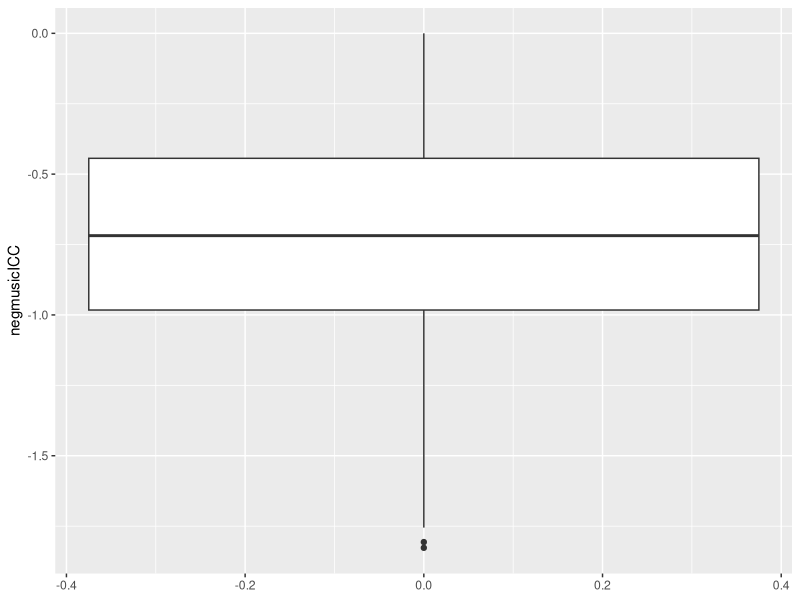
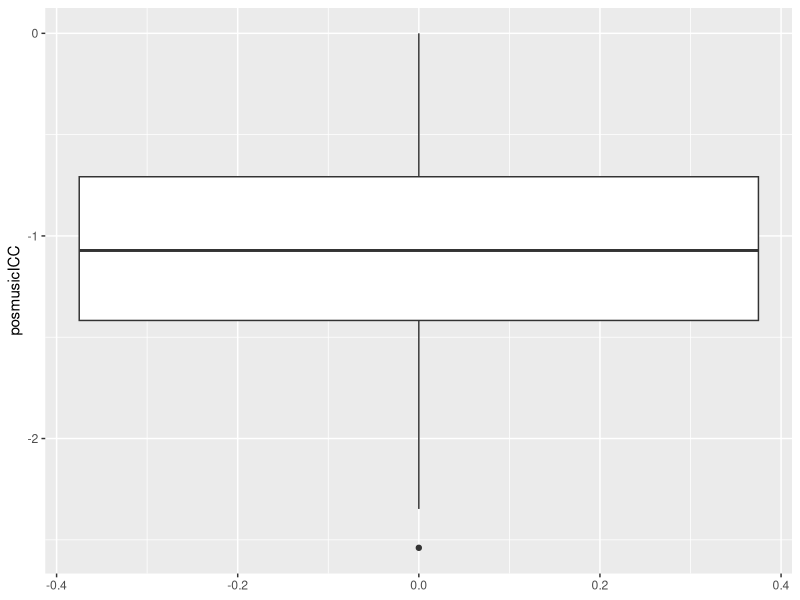
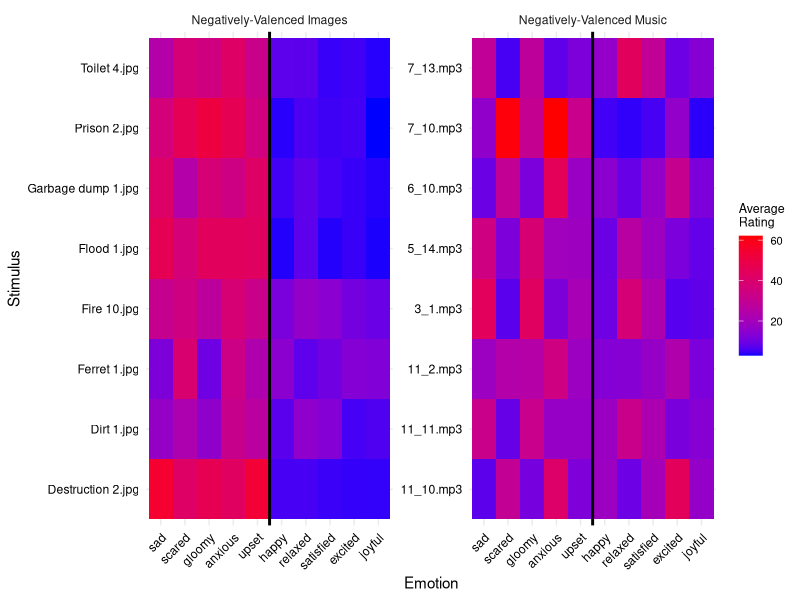
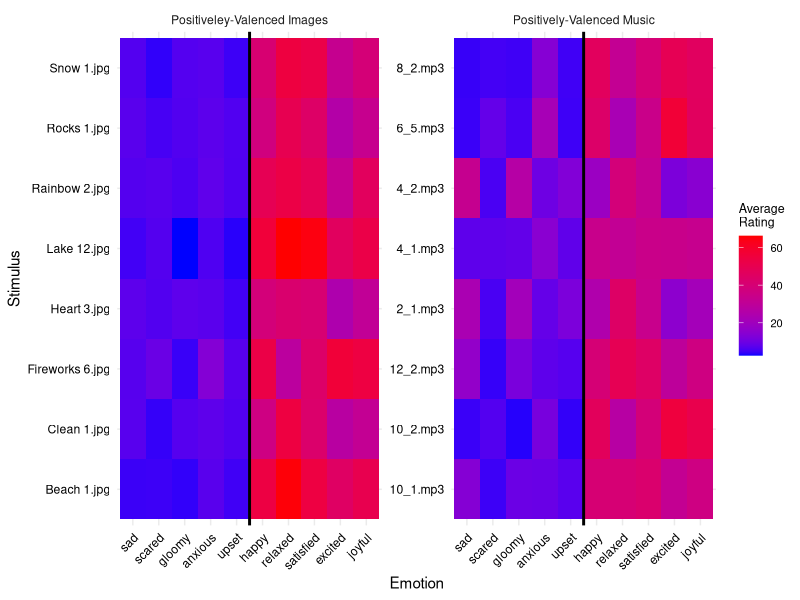
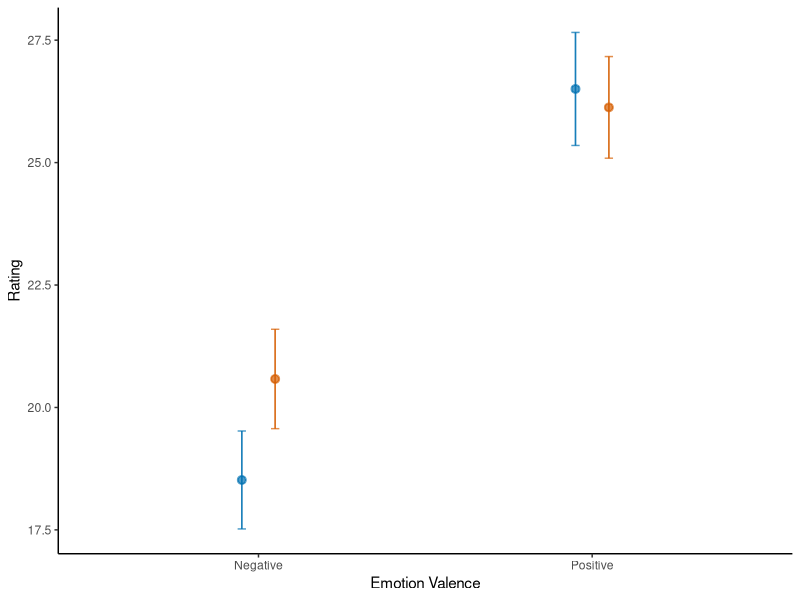
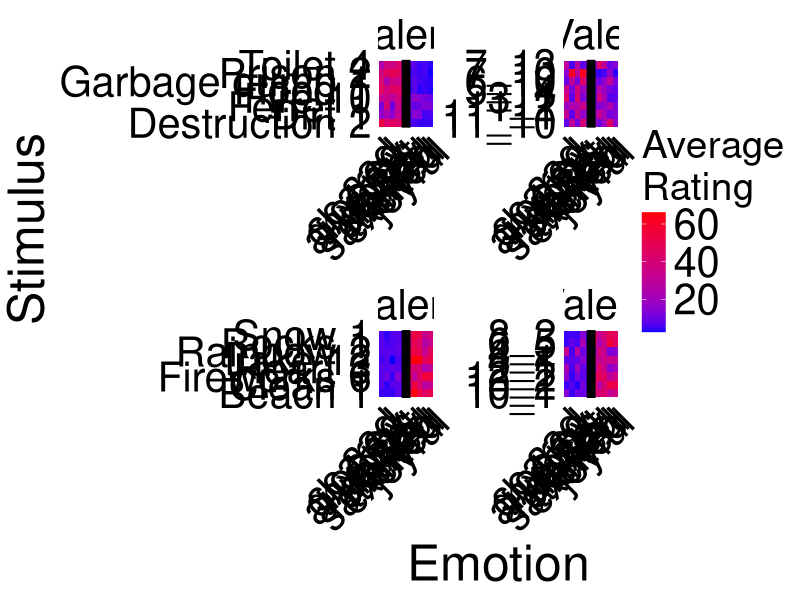
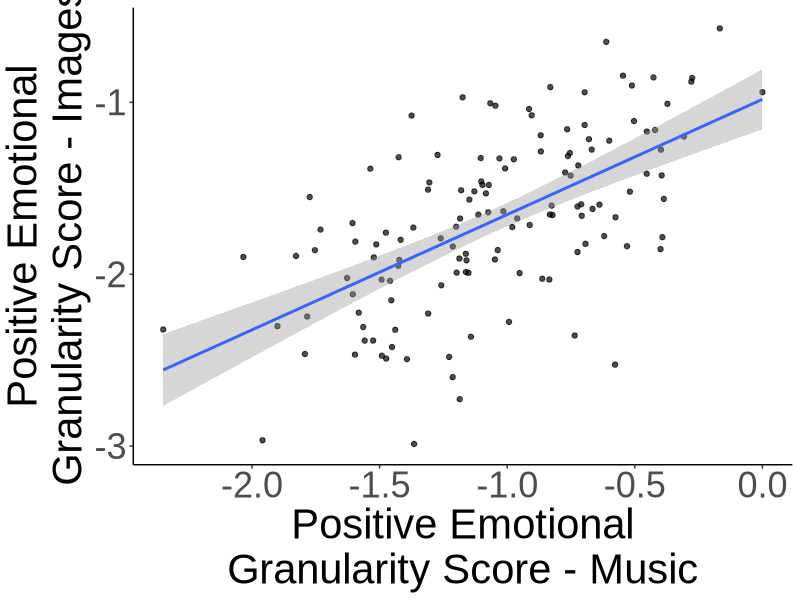
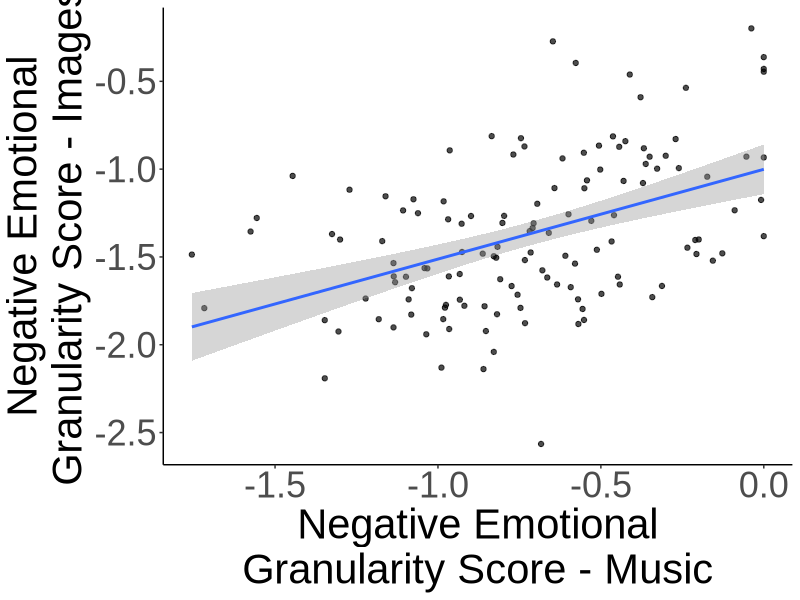

Recreate these plots in R, in order.
## ---- chunk 1
library(lmerTest)
library(tidyverse)
library(corrplot)
library(emmeans)
## ---- chunk 2
granularity_scores <- read.csv(file='../data/study1final_granularityscores.csv')

pos_ratings <- read.csv(file='../data/study1final_positiveratings.csv')

neg_ratings <- read.csv(file='../data/study1final_negativeratings.csv')
## ---- chunk 3
ggplot(granularity_scores, aes(y = negmusicICC)) +
  geom_boxplot()

ggplot(granularity_scores, aes(y = posmusicICC)) +
  geom_boxplot()

# Function to replace IQR outliers with NA
remove_outliers_iqr <- function(df,col_name) {
  x = df[[col_name]]
  Q1 <- quantile(x, 0.25, na.rm = TRUE)
  Q3 <- quantile(x, 0.75, na.rm = TRUE)
  IQR_val <- Q3 - Q1

  lower_bound <- Q1 - 1.5 * IQR_val
  upper_bound <- Q3 + 1.5 * IQR_val

  # Replace outliers with NA
  df[[col_name]][x < lower_bound | x > upper_bound] <- NA
  df=df
}

granularity_scores <- remove_outliers_iqr(granularity_scores, "negmusicICC")
granularity_scores <- remove_outliers_iqr(granularity_scores, "negpicICC")
granularity_scores <- remove_outliers_iqr(granularity_scores, "posmusicICC")
granularity_scores <- remove_outliers_iqr(granularity_scores, "pospicICC")
## ---- chunk 4
#test interaction between stimulus type (music/picture), emotion rating valence (pos/negative), and stimulus valence
neg_ratingsperemotion <- neg_ratings %>%
  pivot_longer(gloomy:upset) 

pos_ratingsperemotion <- pos_ratings %>%
  pivot_longer(happy:relaxed)

pos_ratingsperemotion$rating_valence <- "positive"
neg_ratingsperemotion$rating_valence <- "negative"

master_ratingsperemotion <- rbind(pos_ratingsperemotion, neg_ratingsperemotion)

#assigning stimulus valence
# Positive and Negative picture and music lists
pos_pic <- c("Beach 1.jpg", "Fireworks 6.jpg", "Lake 12.jpg", "Rainbow 2.jpg", "Clean 1.jpg", "Heart 3.jpg", "Rocks 1.jpg", "Snow 1.jpg")
neg_pic <- c("Dirt 1.jpg", "Ferret 1.jpg", "Fire 10.jpg", "Flood 1.jpg", "Destruction 2.jpg", "Garbage dump 1.jpg", "Prison 2.jpg", "Toilet 4.jpg")

pos_music <- c("2_1.mp3", "4_1.mp3", "4_2.mp3", "6_5.mp3", "8_2.mp3", "10_1.mp3", "10_2.mp3", "12_2.mp3")
neg_music <- c("3_1.mp3", "5_14.mp3", "6_10.mp3", "7_10.mp3", "7_13.mp3", "11_2.mp3", "11_10.mp3", "11_11.mp3")

# Apply the filter function
# Create a function to filter data by positive or negative images/music
filter_by_type <- function(data, type_list, column_name) {
  data %>%
    filter(!!sym(column_name) %in% type_list)
}

pos_pic_data <- filter_by_type(master_ratingsperemotion, pos_pic, "stim")
pos_pic_data$stimulus_valence <- "positive"
neg_pic_data <- filter_by_type(master_ratingsperemotion, neg_pic, "stim")
neg_pic_data$stimulus_valence <- "negative"

pos_music_data <- filter_by_type(master_ratingsperemotion, pos_music, "stim")
pos_music_data$stimulus_valence <- "positive"
neg_music_data <- filter_by_type(master_ratingsperemotion, neg_music, "stim")
neg_music_data$stimulus_valence <- "negative"

master_ratingsperemotion <- rbind(pos_pic_data,neg_pic_data,pos_music_data,neg_music_data)

#m1 <- lmer(data=master_ratingsperemotion, (value) ~ condition*rating_valence*stimulus_valence +  (rating_valence|Participant.Public.ID),control=lmerControl(optimizer="bobyqa")) #removed stim intercept to assist in model convergence and main random effect of stimulus_valence (explained least amt of variance), 8/13/26 -- and the main effect of condition and interaction between rating valence and condition

m1 <- lmer(data=master_ratingsperemotion, (value) ~ condition*rating_valence*stimulus_valence + (rating_valence|Participant.Public.ID),control=lmerControl(optimizer="bobyqa"))
car::Anova(m1,type="II" )
summary(m1)

#simple test of means (i.e., seeing pos rated pos, neg rated neg)
test(emmeans(m1, ~ condition*rating_valence*stimulus_valence, lmerTest.limit = 43840, lmer.df = "satterthwaite"))

emmeans::test(emmeans(m1, pairwise ~ condition*rating_valence*stimulus_valence,lmerTest.limit = 43840,lmer.df = "satterthwaite"))

#plots
## ---- chunk 5
averages_pos <- pos_ratings %>%
  pivot_longer(happy:relaxed, names_to = "Emotion", values_to = "Response") %>%
  group_by(stim, condition, Emotion) %>%
  summarise(
     `Average\nRating` = mean(Response, na.rm = TRUE)
    )

averages_neg <- neg_ratings %>%
  pivot_longer(gloomy:upset, names_to = "Emotion", values_to = "Response") %>%
  group_by(stim, condition,Emotion) %>%
  summarise(
    `Average\nRating` = mean(Response, na.rm = TRUE)
    )

# Positive and Negative picture and music lists
pos_pic <- c("Beach 1.jpg", "Fireworks 6.jpg", "Lake 12.jpg", "Rainbow 2.jpg", "Clean 1.jpg", "Heart 3.jpg", "Rocks 1.jpg", "Snow 1.jpg")
neg_pic <- c("Dirt 1.jpg", "Ferret 1.jpg", "Fire 10.jpg", "Flood 1.jpg", "Destruction 2.jpg", "Garbage dump 1.jpg", "Prison 2.jpg", "Toilet 4.jpg")

pos_music <- c("2_1.mp3", "4_1.mp3", "4_2.mp3", "6_5.mp3", "8_2.mp3", "10_1.mp3", "10_2.mp3", "12_2.mp3")
neg_music <- c("3_1.mp3", "5_14.mp3", "6_10.mp3", "7_10.mp3", "7_13.mp3", "11_2.mp3", "11_10.mp3", "11_11.mp3")

# Apply the filter function
# Create a function to filter data by positive or negative images/music
filter_by_type <- function(data, type_list, column_name) {
  data %>%
    filter(!!sym(column_name) %in% type_list)
}
averages_master <- rbind(averages_pos,averages_neg)
pos_pic_data <- filter_by_type(averages_master, pos_pic, "stim")
neg_pic_data <- filter_by_type(averages_master, neg_pic, "stim")

pos_music_data <- filter_by_type(averages_master, pos_music, "stim")
neg_music_data <- filter_by_type(averages_master, neg_music, "stim")

neg_averages <- rbind(neg_pic_data,neg_music_data)

neg_averages$Emotion <- factor(neg_averages$Emotion, levels = c("sad", "scared", "gloomy", "anxious", "upset", "happy", "relaxed", "satisfied", "excited", "joyful"))

neg_averages <- neg_averages %>%
  mutate(condition = recode(condition, music = "Negatively-Valenced Music", pic = "Negatively-Valenced Images")) 

ggplot(neg_averages,aes(x = Emotion, y = stim, fill = `Average\nRating`)) +
    geom_tile() +
    #ggtitle(paste("Average Responses by Emotion and Stimulus for", group_name)) +
    xlab("Emotion") +
    ylab("Stimulus") +
    scale_fill_gradient(low = "blue", high = "red") +  # Adjust color scheme as needed
    theme_minimal() +
    theme(axis.text.x = element_text(angle = 45, hjust = 1, color = "black"), axis.text.y = element_text(color = "black"), plot.background = element_rect(fill = "white", color = NA),  # Set plot background to white
        panel.background = element_rect(fill = "white", color = NA),legend.title = element_text(size = 9), 
               legend.text = element_text(size = 8)) +
  facet_wrap(~condition, scales = "free") +
  geom_vline(xintercept=5.5, color="black", linetype="solid", size=1)

pos_averages <- rbind(pos_pic_data,pos_music_data)

pos_averages$Emotion <- factor(pos_averages$Emotion, levels = c("sad", "scared", "gloomy", "anxious", "upset", "happy", "relaxed", "satisfied", "excited", "joyful"))

pos_averages <- pos_averages %>%
  mutate(condition = recode(condition, music = "Positively-Valenced Music", pic = "Positiveley-Valenced Images"))

ggplot(pos_averages, aes(x = Emotion, y = stim, fill = `Average\nRating`)) +
    geom_tile() +
    #ggtitle(paste("Average Responses by Emotion and Stimulus for", group_name)) +
    xlab("Emotion") +
    ylab("Stimulus") +
    scale_fill_gradient(low = "blue", high = "red") +  # Adjust color scheme as needed
    theme_minimal() +
    theme(axis.text.x = element_text(angle = 45, hjust = 1, color = "black"), axis.text.y = element_text(color = "black"), plot.background = element_rect(fill = "white", color = NA),  # Set plot background to white
        panel.background = element_rect(fill = "white", color = NA),legend.title = element_text(size = 9), 
               legend.text = element_text(size = 8)) +
  facet_wrap(~condition, scales = "free") +
  geom_vline(xintercept=5.5, color="black", linetype="solid", size=1)

averages_total <- rbind(pos_averages, neg_averages)
averages_total$stim <- gsub(".jpg", "", averages_total$stim)
averages_total$stim <- gsub(".mp3", "", averages_total$stim)

averages_total_plot <-
ggplot(averages_total, aes(x = Emotion, y = stim, fill = `Average\nRating`)) +
    geom_tile() +
    #ggtitle(paste("Average Responses by Emotion and Stimulus for", group_name)) +
    xlab("Emotion") +
    ylab("Stimulus") +
    scale_fill_gradient(low = "blue", high = "red") +  # Adjust color scheme as needed
    theme_minimal() +
    theme(axis.text.x = element_text(angle = 45, hjust = 1, color = "black", size = 30), 
          axis.text.y = element_text(color = "black", size=30),
          strip.text = element_text(color = "black", size=30),
          axis.title = element_text(color = "black", size=36),
          plot.background = element_rect(fill = "white", color = NA),  # Set plot background to white
        panel.background = element_rect(fill = "white", color = NA),
        legend.title = element_text(size = 28), 
            legend.text = element_text(size = 30)
        ) +
  facet_wrap(~condition, scales = "free") +
  geom_vline(xintercept=5.5, color="black", linetype="solid", size=3)

ggsave('../heatmap_averagestudy1.png',averages_total_plot, dpi=1000,width=18, height=10.5)
## ---- chunk 6
#granularity across pics + music
##positive
cor.test(granularity_scores$posmusicICC, granularity_scores$pospicICC)

##negative
cor.test(granularity_scores$negmusicICC, granularity_scores$negpicICC)

##combined
cor.test(granularity_scores$allmusicICC, granularity_scores$allpicICC)
## ---- chunk 7
#granularity across pics + music
##positive
t.test(granularity_scores$posmusicICC, granularity_scores$pospicICC, paired=TRUE)

##negative
t.test(granularity_scores$negmusicICC, granularity_scores$negpicICC, paired=TRUE)

##combined
t.test(granularity_scores$allmusicICC, granularity_scores$allpicICC, paired=TRUE)
## ---- chunk 8
#gloomy sad scared anxious upset
neg_ratings$average <- (neg_ratings$gloomy + neg_ratings$sad + neg_ratings$scared + neg_ratings$anxious + neg_ratings$gloomy)/5

neg_averages <-
  neg_ratings %>%
  group_by(Participant.Public.ID, condition) %>%
  dplyr::summarize(mean = mean(average))

neg_averages$valence <- "Negative"

#relaxed, excited, satisfied, happy, joyful
pos_ratings$average <- (pos_ratings$relaxed + pos_ratings$excited + pos_ratings$satisfied + pos_ratings$happy + pos_ratings$joyful)/5

pos_averages <-
  pos_ratings %>%
  group_by(Participant.Public.ID, condition) %>%
  dplyr::summarize(mean = mean(average))

pos_averages$valence <- "Positive"

averages <- rbind(neg_averages, pos_averages)
## ---- chunk 9
pos_granularity_plot <- 
ggplot(data=granularity_scores, aes(x=posmusicICC, y=pospicICC)) +
  theme_classic()+
  theme(legend.position = "none")+
  geom_point(alpha=0.7) +
  geom_smooth(method="lm") +
  xlab("Positive Emotional\nGranularity Score - Music") +
  ylab("Positive Emotional\nGranularity Score - Images") +
  theme(
    axis.title.x = element_text(family="Arial", size=20),
    axis.title.y = element_text(family="Arial",size=20),
    axis.text.x = element_text(family="Arial", size=14),
    axis.text.y = element_text(family="Arial",size=14)) +
    theme(
    axis.title.x = element_text(family="Arial", size=30),
    axis.title.y = element_text(family="Arial",size=30),
    axis.text.x = element_text(family="Arial", size=26),
    axis.text.y = element_text(family="Arial",size=26))

ggsave('../figures/study1_posgrancor.png',dpi=1000, pos_granularity_plot, height=8)

neg_granularity_plot <-
ggplot(data=granularity_scores, aes(x=negmusicICC, y=negpicICC)) +
  theme_classic()+
  theme(legend.position = "none")+
  geom_point(alpha=0.7) +
  geom_smooth(method="lm") +
  xlab("Negative Emotional\nGranularity Score - Music") +
  ylab("Negative Emotional\nGranularity Score - Images")+
  theme(
    axis.title.x = element_text(family="Arial", size=30),
    axis.title.y = element_text(family="Arial",size=30),
    axis.text.x = element_text(family="Arial", size=26),
    axis.text.y = element_text(family="Arial",size=26))

ggsave('../figures/study1_neggrancor.png',dpi=1000, neg_granularity_plot, height=8)


#differences in ICCs
granularity_scores_long <-
  granularity_scores %>%
  pivot_longer(negmusicICC:allpicICC) 
  
granularity_scores_long$valence <- ifelse(grepl("^neg",granularity_scores_long$name), "Negative", "Positive")
granularity_scores_long$valence <- ifelse(grepl("^all",granularity_scores_long$name), "Combined", granularity_scores_long$valence)
granularity_scores_long$condition <- ifelse(grepl("pic",granularity_scores_long$name), "Images", "Music")

mag_difference <-
granularity_scores_long %>%
  subset(valence!="Combined") %>%
  ggplot(aes(x=condition, y=value)) +
  stat_summary(fun.data = 'mean_cl_normal', geom = 'errorbar', size=1.25, width = 0.1, alpha=0.7,position = position_nudge(x = .3, y = 0), color="red") +
  stat_summary(fun.data = 'mean_cl_normal', geom = 'pointrange',size=1.25, alpha=0.7,position = position_nudge(x = .3, y = 0), color="red")+
  theme_classic()+
  theme(legend.position = "none") +
  facet_wrap(~valence,scales = "free_x") +
  geom_jitter(alpha=0.7, width=0.075,size=3) +
  #geom_violinhalf(position = position_nudge(x = .2, y = 0))
  xlab("Condition") +
  ylab("Granularity Score") +
  theme(
    axis.title.x = element_text(family="Arial", size=50),
    axis.title.y = element_text(family="Arial",size=50),
    axis.text.x = element_text(family="Arial", size=44),
    axis.text.y = element_text(family="Arial",size=44),
    strip.text = element_text(family="Arial",size=46))

ggsave('../figures/study1_magdifference.png',dpi=1000, mag_difference, width=14, height=12)


#magnitude differences in raw ratings (not ICC)
ggplot(data=averages, aes(x=valence, y=mean, color=condition)) +
     stat_summary(fun.data = 'mean_se', geom = 'errorbar', width = 0.05, alpha=0.7,position=position_dodge(width=0.2)) +
  stat_summary(fun.data = 'mean_se', geom = 'pointrange', alpha=0.7,position=position_dodge(width=0.2))+
  theme_classic()+
  theme(legend.position = "none") +
  xlab("Emotion Valence") +
  ylab("Rating") +
  scale_color_manual(values=c("#0072B2", "#D55E00" )) +
  scale_fill_manual(values=c("#0072B2","#D55E00"))
## ---- chunk 10
##Pos emotions
#relaxed, excited, satisfied, happy, joyful

#relaxed - excited
relaxed_excited_cor <-
  pos_ratings %>%
  group_by(Participant.Public.ID, condition) %>%
  dplyr::summarize(cor = cor(relaxed, excited))

relaxed_excited_cor_pics <- relaxed_excited_cor %>%
  subset(condition == "pic")

relaxed_excited_cor_music <- relaxed_excited_cor %>%
  subset(condition == "music")

#relaxed - satisfied
relaxed_satisfied_cor <-
  pos_ratings %>%
  group_by(Participant.Public.ID, condition) %>%
  dplyr::summarize(cor = cor(relaxed, satisfied))

relaxed_satisfied_cor_pics <- relaxed_satisfied_cor %>%
  subset(condition == "pic")

relaxed_satisfied_cor_music <- relaxed_satisfied_cor %>%
  subset(condition == "music")

#relaxed - happy
relaxed_happy_cor <-
  pos_ratings %>%
  group_by(Participant.Public.ID, condition) %>%
  dplyr::summarize(cor = cor(relaxed, happy))

relaxed_happy_cor_pics <- relaxed_happy_cor %>%
  subset(condition == "pic")

relaxed_happy_cor_music <- relaxed_happy_cor %>%
  subset(condition == "music")

#relaxed - joyful
relaxed_joyful_cor <-
  pos_ratings %>%
  group_by(Participant.Public.ID, condition) %>%
  dplyr::summarize(cor = cor(relaxed, joyful))

relaxed_joyful_cor_pics <- relaxed_joyful_cor %>%
  subset(condition == "pic")

relaxed_joyful_cor_music <- relaxed_joyful_cor %>%
  subset(condition == "music")

#excited - satisfied
excited_satisfied_cor <-
  pos_ratings %>%
  group_by(Participant.Public.ID, condition) %>%
  dplyr::summarize(cor = cor(excited, satisfied))

excited_satisfied_cor_pics <- excited_satisfied_cor %>%
  subset(condition == "pic")

excited_satisfied_cor_music <- excited_satisfied_cor %>%
  subset(condition == "music")

#excited - happy
excited_happy_cor <-
  pos_ratings %>%
  group_by(Participant.Public.ID, condition) %>%
  dplyr::summarize(cor = cor(excited, happy))

excited_happy_cor_pics <- excited_happy_cor %>%
  subset(condition == "pic")

excited_happy_cor_music <- excited_happy_cor %>%
  subset(condition == "music")

#excited - joyful
excited_joyful_cor <-
  pos_ratings %>%
  group_by(Participant.Public.ID, condition) %>%
  dplyr::summarize(cor = cor(excited, joyful))

excited_joyful_cor_pics <- excited_joyful_cor %>%
  subset(condition == "pic")

excited_joyful_cor_music <- excited_joyful_cor %>%
  subset(condition == "music")

#satisfied - happy
satisfied_happy_cor <-
  pos_ratings %>%
  group_by(Participant.Public.ID, condition) %>%
  dplyr::summarize(cor = cor(satisfied, happy))

satisfied_happy_cor_pics <- satisfied_happy_cor %>%
  subset(condition == "pic")

satisfied_happy_cor_music <- satisfied_happy_cor %>%
  subset(condition == "music")

#satisfied - joyful
satisfied_joyful_cor <-
  pos_ratings %>%
  group_by(Participant.Public.ID, condition) %>%
  dplyr::summarize(cor = cor(satisfied, joyful))

satisfied_joyful_cor_pics <- satisfied_joyful_cor %>%
  subset(condition == "pic")

satisfied_joyful_cor_music <- satisfied_joyful_cor %>%
  subset(condition == "music")

#joyful - happy
joyful_happy_cor <-
  pos_ratings %>%
  group_by(Participant.Public.ID, condition) %>%
  dplyr::summarize(cor = cor(joyful, happy))

joyful_happy_cor_pics <- joyful_happy_cor %>%
  subset(condition == "pic")

joyful_happy_cor_music <- joyful_happy_cor %>%
  subset(condition == "music")

#neg emotions
#gloomy sad scared anxious upset
#gloomy - sad
gloomy_sad_cor <-
  neg_ratings %>%
  group_by(Participant.Public.ID, condition) %>%
  dplyr::summarize(cor = cor(gloomy, sad))

gloomy_sad_cor_pics <- gloomy_sad_cor %>%
  subset(condition == "pic")

gloomy_sad_cor_music <- gloomy_sad_cor %>%
  subset(condition == "music")

#gloomy - scared
gloomy_scared_cor <-
  neg_ratings %>%
  group_by(Participant.Public.ID, condition) %>%
  dplyr::summarize(cor = cor(gloomy, scared))

gloomy_scared_cor_pics <- gloomy_scared_cor %>%
  subset(condition == "pic")

gloomy_scared_cor_music <- gloomy_scared_cor %>%
  subset(condition == "music")

#gloomy - anxious
gloomy_anxious_cor <-
  neg_ratings %>%
  group_by(Participant.Public.ID, condition) %>%
  dplyr::summarize(cor = cor(gloomy, anxious))

gloomy_anxious_cor_pics <- gloomy_anxious_cor %>%
  subset(condition == "pic")

gloomy_anxious_cor_music <- gloomy_anxious_cor %>%
  subset(condition == "music")

#gloomy - upset
gloomy_upset_cor <-
  neg_ratings %>%
  group_by(Participant.Public.ID, condition) %>%
  dplyr::summarize(cor = cor(gloomy, upset))

gloomy_upset_cor_pics <- gloomy_upset_cor %>%
  subset(condition == "pic")

gloomy_upset_cor_music <- gloomy_upset_cor %>%
  subset(condition == "music")

#sad - scared
sad_scared_cor <-
  neg_ratings %>%
  group_by(Participant.Public.ID, condition) %>%
  dplyr::summarize(cor = cor(sad, scared))

sad_scared_cor_pics <- sad_scared_cor %>%
  subset(condition == "pic")

sad_scared_cor_music <- sad_scared_cor %>%
  subset(condition == "music")

#sad - anxious
sad_anxious_cor <-
  neg_ratings %>%
  group_by(Participant.Public.ID, condition) %>%
  dplyr::summarize(cor = cor(sad, anxious))

sad_anxious_cor_pics <- sad_anxious_cor %>%
  subset(condition == "pic")

sad_anxious_cor_music <- sad_anxious_cor %>%
  subset(condition == "music")

#sad - upset
sad_upset_cor <-
  neg_ratings %>%
  group_by(Participant.Public.ID, condition) %>%
  dplyr::summarize(cor = cor(sad, upset))

sad_upset_cor_pics <- sad_upset_cor %>%
  subset(condition == "pic")

sad_upset_cor_music <- sad_upset_cor %>%
  subset(condition == "music")

#scared - anxious
scared_anxious_cor <-
  neg_ratings %>%
  group_by(Participant.Public.ID, condition) %>%
  dplyr::summarize(cor = cor(scared, anxious))

scared_anxious_cor_pics <- scared_anxious_cor %>%
  subset(condition == "pic")

scared_anxious_cor_music <- scared_anxious_cor %>%
  subset(condition == "music")

#scared - upset
scared_upset_cor <-
  neg_ratings %>%
  group_by(Participant.Public.ID, condition) %>%
  dplyr::summarize(cor = cor(scared, upset))

scared_upset_cor_pics <- scared_upset_cor %>%
  subset(condition == "pic")

scared_upset_cor_music <- scared_upset_cor %>%
  subset(condition == "music")

#upset - anxious
upset_anxious_cor <-
  neg_ratings %>%
  group_by(Participant.Public.ID, condition) %>%
  dplyr::summarize(cor = cor(upset, anxious))

upset_anxious_cor_pics <- upset_anxious_cor %>%
  subset(condition == "pic")

upset_anxious_cor_music <- upset_anxious_cor %>%
  subset(condition == "music")
## ---- chunk 11
##Pos emotions
#relaxed (low), excited (high), satisfied (low), happy (high), joyful (high)
relaxed_excited_cor$arousal_dif <- "different"
relaxed_satisfied_cor$arousal_dif <- "same"
relaxed_happy_cor$arousal_dif <- "different"
relaxed_joyful_cor$arousal_dif <- "different"
excited_satisfied_cor$arousal_dif <- "different"
excited_happy_cor$arousal_dif <- "same"
excited_joyful_cor$arousal_dif <- "same"
satisfied_happy_cor$arousal_dif <- "different"
satisfied_joyful_cor$arousal_dif <- "different"
joyful_happy_cor$arousal_dif <- "same"

master <- rbind(relaxed_excited_cor, relaxed_satisfied_cor, relaxed_happy_cor, 
                relaxed_joyful_cor,excited_satisfied_cor,excited_happy_cor,
                excited_joyful_cor,satisfied_happy_cor,satisfied_joyful_cor,
                joyful_happy_cor)
master$condition <- as.factor(master$condition)
contrasts(master$condition) <- c(-0.5,0.5)
master$arousal_dif <- as.factor(master$arousal_dif)
contrasts(master$arousal_dif) <- c(-0.5,0.5)

test <- lmer(data=master, scale(cor) ~ condition*arousal_dif + (condition*arousal_dif|Participant.Public.ID))
summary(test)

##Neg emotions
gloomy_sad_cor$arousal_dif <- "same"
gloomy_scared_cor$arousal_dif <- "different"
gloomy_anxious_cor$arousal_dif <- "different"
gloomy_upset_cor$arousal_dif <- "different"
sad_anxious_cor$arousal_dif <- "different"
sad_upset_cor$arousal_dif <- "different"
scared_anxious_cor$arousal_dif <- "same"
scared_upset_cor$arousal_dif <- "same"
upset_anxious_cor$arousal_dif <- "same"
sad_scared_cor$arousal_dif <- "different"

master_neg <- rbind(gloomy_sad_cor, gloomy_scared_cor, gloomy_anxious_cor, 
                gloomy_upset_cor,sad_anxious_cor,sad_upset_cor,
                scared_upset_cor,scared_anxious_cor,scared_anxious_cor,
                sad_scared_cor)
master_neg$condition <- as.factor(master_neg$condition)
contrasts(master_neg$condition) <- c(-0.5,0.5)
master_neg$arousal_dif <- as.factor(master_neg$arousal_dif)
contrasts(master_neg$arousal_dif) <- c(-0.5,0.5)

test <- lmer(data=master_neg, scale(cor) ~ condition*arousal_dif + (condition*arousal_dif|Participant.Public.ID))
summary(test)

master$valence <- "Positive"
master_neg$valence <- "Negative"

master_posneg <- rbind(master,master_neg)
## ---- chunk 12
average_corr <-
master_posneg %>%
  group_by(condition, valence, Participant.Public.ID,arousal_dif) %>%
    summarise(
     `cor` = mean(cor, na.rm = TRUE)
    )  %>%
  mutate(arousal_dif = recode(arousal_dif, "different" = "Different", "same" = "Similar"))

arousal_differentiation <-
average_corr %>%
  mutate(arousal_dif = recode(arousal_dif, "different" = "Different", "same" = "Similar")) %>%
  ggplot(aes(x=arousal_dif, y=cor, color=condition)) +
   stat_summary(fun.data = 'mean_se', geom = 'errorbar',alpha=0.7, width = 0.03,size=0.75,position = position_nudge(x = .3, y = 0)) +
  stat_summary(fun.data = 'mean_se', geom = 'pointrange', alpha=0.7,size=0.4,position = position_nudge(x = .3, y = 0))+
  theme_classic() +
  theme(legend.position = "none") +
 facet_wrap(~valence)+
  xlab("Arousal Level") +
  ylab("Correlation Among Emotion Ratings")  +    
  theme(
    axis.title.x = element_text(family="Arial", size=50),
    axis.title.y = element_text(family="Arial",size=50),
    axis.text.x = element_text(family="Arial", size=44),
    axis.text.y = element_text(family="Arial",size=44),
    strip.text = element_text(family="Arial",size=44))+
  scale_color_manual(values=c("#0072B2", "#D55E00" )) +
  scale_fill_manual(values=c("#0072B2","#D55E00")) +
  geom_jitter(alpha=0.5, width=0.1,size=2)


ggsave('../figures/study1_arousal_differentiation.png',dpi=1000, arousal_differentiation, width=14, height=12)
## ---- chunk 13
cor.test(granularity_scores$posmusicICC, granularity_scores$EDT.ability, paired=TRUE)
cor.test(granularity_scores$negmusicICC, granularity_scores$EDT.ability, paired=TRUE)
